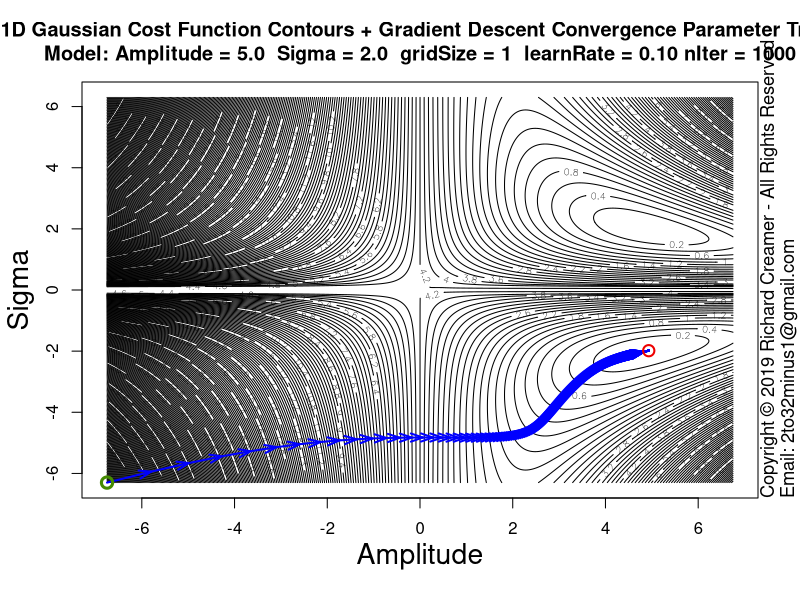

R code for this plot:
##############################################################
### Copyright (c) Richard Creamer 2019 - All Rights Reserved
### Inquiries: email 2to32minus1@gmail.com
##############################################################

### Globals
fontScale = 1.2    # Global font size variable
lf        = 1.2    # Enlarge font of plot labels
verbose   = FALSE  # Verbose printing
lw        = 2      # Line width
xMargin   = 1      # X-axis margin for plots
yMargin   = 1      # Y-axis margin for plots
de        = 0.01   # Small constant for estimating derivatives numerically
smlPts    = 1      # Small  data point/circle
medPts    = 1.5    # Medium data point/circle
lrgPts    = 2.0    # Large  data point/circle

### Run this function to generate this plot
runFunc = function() {
	dw = 1000
	dh = 750	
	path = "D:/Code/R/LeastSquaresPlay/PlotsAndAssocCode/Plot50/"
	svSize = 1600
	# Learn rate default (0.5) nIter default (100)	
	learnRate = 0.1
	nIter = 1000
	savePngVerbose( paste(path, "Plot50.png", sep=""), 
					plotGaussianParamStepVectorsEx, w=svSize, h=svSize, un="px", gridSize=1, learnRate=learnRate, nIter=nIter )	
}

### Plot Gaussian fit step vectors for multiple starting points
plotGaussianParamStepVectorsEx = function( nLevels=250, gridSize=3, learnRate=0.5, nIter=100 ) {
	set.seed( 3 )
	gd = makeGaussianTestData()
	trueS = gd$trueSigma
	trueA = gd$trueAmpl	
	maxA = trueA * 1.5
	minA = -maxA
	maxS = trueS * 3.5
	minS = -maxS
	ampls  = seq( minA * 0.9, maxA * 0.9, length=gridSize )
	sigmas = seq( minS * 0.9, maxS * 0.9, length=gridSize )
	gridAmpls  = seq( minA * 0.9, maxA * 0.9, length=400 )
	gridSigmas = seq( minS * 0.9, maxS * 0.9, length=400 )
	startAmpls = c()
	startSigmas = c()
	endAmpls = c()
	endSigmas = c()
	plotTitle = paste( "1D Gaussian Cost Function Contours + Gradient Descent Convergence Parameter Trails\n",
					   sprintf("Model: Amplitude = %.1f  Sigma = %.1f  gridSize = %d  learnRate = %.2f nIter = %d", 
					   		trueA, trueS, gridSize, learnRate, nIter ), sep="" )
	
	z = getGaussErrorGrid( meanGaussSsdErr, gridAmpls, gridSigmas, gd$x, gd$y )
	contour( gridAmpls, gridSigmas, t(z), nlevels=nLevels, xlab="", ylab="", main=plotTitle )
	addAxisLabels( xLabel="Amplitude", yLabel="Sigma", cexVal=1.7 )
	
	for ( s in sigmas ) {
		for ( a in ampls ) {
			startAmpls[length(startAmpls)+1] = a
			startSigmas[length(startSigmas)+1] = s
			gd$guesses = list( a=a, s=s )
			
			tuple = fitGauss1d( doPlot=FALSE, gd=gd, learnRate=learnRate, nIter=nIter )
			
			aLegs = tuple$amplLegs
			sLegs = tuple$sigmaLegs
			nLegs = length( aLegs )
			endAmpls[length(endAmpls)+1] = aLegs[nLegs]
			endSigmas[length(endSigmas)+1] = sLegs[nLegs]
			for ( j in 2:nLegs ) {
				x1 = aLegs[j-1]
				y1 = sLegs[j-1]
				x2 = aLegs[j]
				y2 = sLegs[j]
				arrows( x1, y1, x2, y2, col="blue", angle=19, lwd=lw, length=0.125 )
			}
		}
	}
	# Draw beg/end circles last (so on top)
	for ( i in 1:length( startAmpls ) ) {
		points( startAmpls[i], startSigmas[i],  col="chartreuse4", cex=1.5, lwd=lw+1 )
		points( endAmpls[i], endSigmas[i],  col="red2", cex=1.5, lwd=lw )
	}
}

### Shared use case Gaussian data set generator used by several cooperating functions
makeGaussianTestData = function( trueAmpl=5, trueSigma=2, aGuess=sqrt(trueAmpl), sGuess=sqrt(trueSigma), nPts=40 ) {
	set.seed( 3 )
	x = seq( -5*trueSigma, 5*trueSigma, length=nPts )
	y = gauss1dFunc( x, trueAmpl, trueSigma ) + rnorm( length(x), sd=0.2 )
	guesses = list( a=aGuess, s=sGuess )
	tuple = list( trueAmpl=trueAmpl, trueSigma=trueSigma, x=x, y=y, nPts=nPts, guesses=guesses )
	return( tuple )
}

### 2D plot error contours for range of Amplitude and Sigma values
### Amplitude maps to x-axis, Sigma maps to y-axis
plotGaussErrorContours = function( nLevels=30, customTitle="", drawGradVecs=FALSE, normGradVecs=TRUE, gd=NULL ) {
	set.seed( 3 )
	if ( is.null( gd ) )
		gd = makeGaussianTestData()
	a = gd$trueAmpl
	s = gd$trueSigma
	x = gd$x
	y = gd$y
	minAmpl  = a * 0.1;	maxAmpl  = a * 1.7
	minSigma = s * 0.1;	maxSigma = s * 1.7
	# Adjust ranges so plot is square
	deltaA = maxAmpl - minAmpl
	deltaS = maxSigma - minSigma
	maxDelta = if ( deltaA > deltaS ) deltaA else deltaS
	if ( deltaA > deltaS ) {
		maxSigma = minSigma + maxDelta
	} else {
		maxAmpl = minAmpl + maxDelta
	}
	nr = 200
	nc = 200
	ampls = seq( minAmpl, maxAmpl, length.out=nc )
	sigmas = seq( minSigma, maxSigma, length.out=nr )
	z = getGaussErrorGrid( meanGaussSsdErr, ampls, sigmas, x, y )
	xLim1 = minAmpl
	xLim2 = maxAmpl
	yLim1 = minSigma
	yLim2 = maxSigma
	plotTitle = ""
	if ( !drawGradVecs ) {
		plotTitle = sprintf( "1D Gaussian Cost Function Contours\nTrue Model: Amplitude = %.1f  Sigma = %.1f (noise added)", a, s )
	} else if ( normGradVecs ) {
		plotTitle = sprintf( "1D Gaussian Cost Function Contours w/Gradient (Unit) Vectors\nTrue Model: Amplitude = %.1f  Sigma = %.1f (noise added)", a, s )
	} else {
		plotTitle = sprintf( "1D Gaussian Cost Function Contours w/Gradient Vectors\nTrue Model: Amplitude = %.1f  Sigma = %.1f (noise added)", a, s )
	}
	if ( customTitle != "" )
		plotTitle = customTitle
	xform = contour( ampls, sigmas, t(z), axes=FALSE, cex.lab=lf, main=plotTitle, asp=1.0,
					 xlab="", ylab="", labcex=1.2, nlevels=nLevels, cex.main=1.3*fontScale, cex.axis=1.3 )
	xAxisMin = ceiling( gpl()$xLim[1] )
	xAxisMax = floor( gpl()$xLim[2] )
	yAxisMin = ceiling( gpl()$yLim[1] )
	yAxisMax = floor( gpl()$yLim[2] )
	axis( side=1, at=xAxisMin:xAxisMax, cex.axis=1.3 )
	axis( side=2, at=yAxisMin:yAxisMax, cex.axis=1.3 )
	addAxisLabels( xLabel="Amplitude", yLabel="Sigma" )
	box()
	xLimits = axisLimits( x )
	yLimits = axisLimits( y )
	lines( c(-1,12), c( s, s ), col="blue", lwd=lw )
	lines( c( a, a), c(-1,10), col="blue", lwd=lw )
	if ( drawGradVecs ) {
		gradPtsX1 = c()
		gradPtsY1 = c()
		gradPtsX2 = c()
		gradPtsY2 = c()
		gridSize=13
		for ( sigma in seq( from=sigmas[2], to=sigmas[length(sigmas)-1], length=gridSize ) ) {
			for ( ampl in seq( from=ampls[2], to=ampls[length(ampls)-1], length=gridSize ) ) {
				gradPtsX1[length(gradPtsX1)+1] = ampl
				gradPtsY1[length(gradPtsY1)+1] = sigma
				da = gaussDeDa( x, y, ampl, sigma )
				ds = gaussDeDs( x, y, ampl, sigma )
				mag = sqrt( da*da + ds*ds )
				if ( normGradVecs ) {
					da = da/mag/4 # hard-coded case-specific scale factor, unit vecs a bit too long for plot
					ds = ds/mag/4
				} else {
					da = da * 0.22 # hard-coded case-specific scale factor
					ds = ds * 0.22
				}
				gradPtsX2[length(gradPtsX2)+1] = ampl  - da
				gradPtsY2[length(gradPtsY2)+1] = sigma - ds
			}
		}
		points( gradPtsX1, gradPtsY1, col="blue", lwd=lw )
		arrows( gradPtsX1, gradPtsY1, gradPtsX2, gradPtsY2, col="blue", lwd=lw, cex=medPts, angle=15, length=0.125 )
	}
}

### Nonlinear least-squares gradient-descent curve fitting for Gaussian
fitGauss1d = function( learnRate = 0.5, nIter=100, nPts=40, drawPointLines=FALSE, doPlot=TRUE, numDerivs=FALSE, plotContours=FALSE, gd=NULL ) {
	set.seed( 3 )
	a = s = x = y = guesses = NULL
	if ( is.null( gd ) )
		gd = makeGaussianTestData()
	a = gd$trueAmpl
	s = gd$trueSigma
	trueAmpl = gd$trueAmpl
	trueSigma = gd$trueSigma
	x = gd$x
	y = gd$y
	nPts=gd$nPts
	guesses = gd$guesses
	aEst = guesses$a
	sEst = guesses$s
	da = 0
	ds = 0
	amplLegs = c( aEst )
	sigmaLegs = c( sEst )
	if ( nIter > 0 ) {
		# Basic implementation of Gradient Descent
		for ( i in 1:nIter ) {
			da = if ( numDerivs ) gaussDeDaNum( x, y, aEst, sEst ) else gaussDeDa( x, y, aEst, sEst )
			ds = if ( numDerivs ) gaussDeDsNum( x, y, aEst, sEst ) else gaussDeDs( x, y, aEst, sEst )
			aEst = aEst - learnRate * da
			sEst = sEst - learnRate * ds
			amplLegs[ length(amplLegs) + 1 ] = aEst
			sigmaLegs[ length(sigmaLegs) + 1 ] = sEst
			if ( verbose )
				print( sprintf( "Mean ABS fit error: %f\n", meanGaussAbsErr( x, y, aEst, sEst ) ) )
		}
	}
	finalMeanAbsFitError = meanGaussAbsErr( x, y, aEst, sEst )
	if ( doPlot) {
		plotTitle = "Gradient Descent Fit 1D Gaussian using Analytic Partial Derivatives"
		if ( numDerivs )
			plotTitle = "Gradient Descent Fit 1D Gaussian using Numerical Est. Partial Derivatives"
		plot( x, y, cex.lab=lf, xlab="", ylab="", main=plotTitle, cex=medPts, lwd=lw+1, cex.main=1.3*fontScale, cex.axis=1.3 )
		addAxisLabels()	
		predX = seq( x[1], x[length(x)], length.out=200 )
		predY = gauss1dFunc( predX, aEst, sEst )
		lines( predX, predY, col="blue", lwd=lw+1 )
		if ( drawPointLines )
			segments( x, y, x, gauss1dFunc( x, aEst, sEst ), col = "red" )
		legText = c()		
		legText[length(legText)+1] = sprintf( "Num Iterations   %d", nIter )
		legText[length(legText)+1] = sprintf( "Learn Rate:      %.3f", learnRate )
		legText[length(legText)+1] = sprintf( "True Amplitude:  %.2f", a )
		legText[length(legText)+1] = sprintf( "True Sigma:      %.2f", s )
		legText[length(legText)+1] = sprintf( "Start Amplitude: %.2f", guesses$a )
		legText[length(legText)+1] = sprintf( "Start Sigma:     %.2f", guesses$s )
		legText[length(legText)+1] = sprintf( "Final Amplitude: %.2f", aEst )
		legText[length(legText)+1] = sprintf( "Final Sigma:     %.2f", sEst )
		legText[length(legText)+1] = sprintf( "Mean ABS Error:  %.2f", meanGaussAbsErr( x, y, aEst, sEst ) )
		legLtys = seq( from=0, to=0, length=length(legText) )
		parSave = par( family="mono", font=2 )		
		legend( "topleft", inset=c(0,0), legend=legText, lty=legLtys, box.col="transparent", cex=1.3*fontScale, bg="transparent" )
		par( parSave )
	}
	if ( plotContours ) {
		plotGaussErrorContours( gd=gd )
		lines( amplLegs, sigmaLegs, col="red", lwd=lw )
	}
	return( list( x=x, y=y, a=aEst, s=sEst, meanAbsFitError=finalMeanAbsFitError, amplLegs=amplLegs, sigmaLegs=sigmaLegs, lr=learnRate ) )
}

### Compute mean SSD Gaussian cost function over a grid of Amplitude and Sigma values
### Note: returned matrix may need to be transposed for some functions such as contour()
### TODO: Try to use outer()
getGaussErrorGrid = function( errorFunc, ampls, sigmas, x, y ) {
	nr = length( sigmas )
	nc = length( ampls )
	z = matrix( nrow=nr, ncol=nc )	
	for ( row in 1:nr ) {     # loop over y-coordinates (sigma)
		sigma = sigmas[row]
		for ( col in 1:nc ) { # loop over x-coordinates (amplitude)
			ampl = ampls[col]
			z[row, col] = errorFunc( x, y, a=ampl, sigma=sigma )
		}
	}
	return( z )
}

### 1D Gaussian
gauss1dFunc = function( x, a, sigma ) {
	return( a * exp( -0.5 * (x/sigma)^2 ) )
}

### Gaussian error/cost function - abs() of line lengths (not squared)
meanGaussAbsErr = function( x, y, a, sigma ) {
	return( (1/length(x)) * sum( abs(gauss1dFunc( x, a, sigma ) - y) ) )
}

### Gaussian error/cost function - SSD
meanGaussSsdErr = function( x, y, a, sigma ) {
	return( (1/length(x)) * sum( (gauss1dFunc( x, a, sigma ) - y)^2 ) )
}

### Analytical/exact partial derivative of error/cost function wrt Amplitude
gaussDeDa = function( x, y, a, sigma ) {
	term1 = sum( gauss1dFunc(x, a, sigma) * exp( -0.5 * (x/sigma)^2) )
	term2 = sum( y * exp( -0.5 * (x/sigma)^2) )
	return( 2 * ( term1 - term2 )/length(x) )
}

### Analytical/exact partial derivative of error/cost function wrt Sigma
gaussDeDs = function( x, y, a, sigma ) {
	v = 2*a/sigma^3
	term1 = sum( gauss1dFunc(x, a, sigma) * x^2 * exp( -0.5 * (x/sigma)^2) )
	term2 = sum( x^2 * y * exp( -0.5 * (x/sigma)^2) )
	return( v * ( term1 - term2 )/length(x) )
}

### Numerical estimation of partial derivative of error/cost function wrt Amplitude
gaussDeDaNum = function( x, y, a, sigma ) {
	e1 = meanGaussSsdErr( x, y, a, sigma )
	e2 = meanGaussSsdErr( x, y, a + de, sigma )
	return( (e2 - e1)/de )
}

### Numerical estimation of partial derivative of error/cost function wrt Sigma
gaussDeDsNum = function( x, y, a, sigma ) {
	e1 = meanGaussSsdErr( x, y, a, sigma )
	e2 = meanGaussSsdErr( x, y, a, sigma + de )
	return( (e2 - e1)/de )
}

### Get Plot Limits : gpl()$xLim[1] --> left x-coord
gpl = function() {
	u = par( "usr" )
	return( list( xLim=u[1:2], yLim=u[3:4] ) )
}

### Compute plot axis limits to fit range of data
axisLimits = function( v, margin=0 ) {
	lowerLimit = floor( min(v) ) - margin
	upperLimit = ceiling( max(v) ) + margin
	c( lowerLimit, upperLimit )
}

### Convience method to add x/y axis labels
addAxisLabels = function( xLabel="x", yLabel="y", cexVal=1.3 ) {
	mtext( text=xLabel, side=1, line=2.5, cex=cexVal )
	mtext( text=yLabel, side=2, line=2.5, cex=cexVal )
}

### Save to PNG file, specify width and height
savePngVerbose = function( path, plotFunc, w=512, h=512, un="px", doCopyright=TRUE, ... ) {
	png( filename = path, type="cairo", units=un, width=w, height=h, pointsize=12, res=96 )
	plotFunc( ... )
	if ( doCopyright )
		addCopyright()
	dev.off()
}

### Add copyright notice to plot via text()
addCopyright = function() {
	mtext( "Copyright \uA9 2019 Richard Creamer - All Rights Reserved", side=4, line=0, adj=0, cex=1.1 )
	mtext( "Email: 2to32minus1@gmail.com", side=4, line=1, adj=0, cex=1.1 )
}

runFunc()
